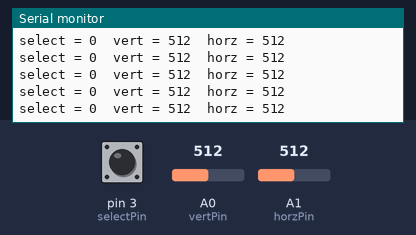
Simulated run of this sketch. Board: Arduino Uno, built with avr-gcc and run on an emulated ATmega328P. On the bench: the last lines printed to the serial monitor. Inputs (shaded band) come from the test bench; at power-on: A1 (horzPin) = 512, A0 (vertPin) = 512, pin 3 (selectPin) LOW.

Above: at 4.2 s.
4.3 s: A1 (horzPin) set to 108
At 4.9 s:
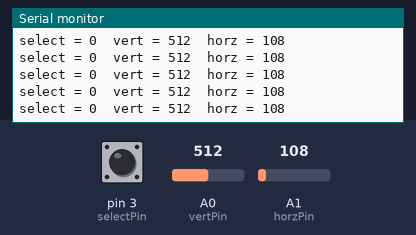
5.8 s: A1 (horzPin) set to 88
At 6.7 s:
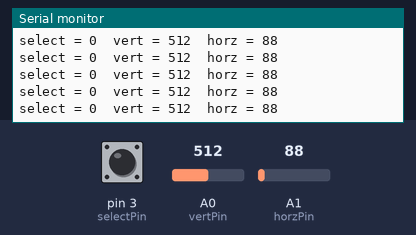
8.8 s: A0 (vertPin) set to 109
At 9.6 s:
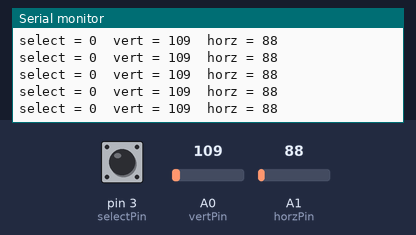
11.8 s: A0 (vertPin) set to 91
At 12.3 s:
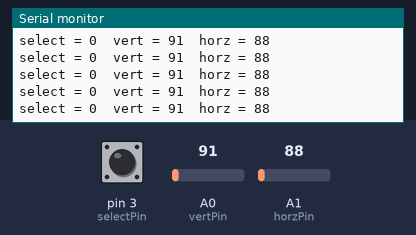
14.8 s: A1 (horzPin) set to 11
At 15.6 s:
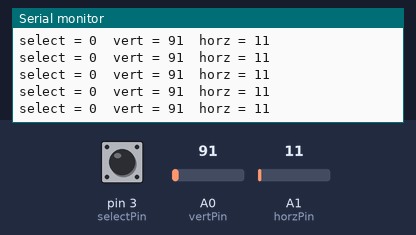
16.3 s: A1 (horzPin) set to 8
At 17.3 s:
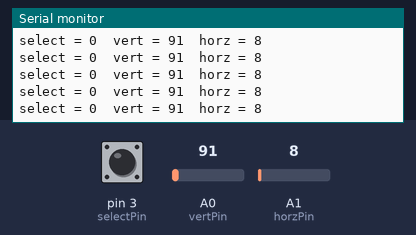
Timing chart, 0 to 19.3 s (numbered marks = the images above; inputs shaded):
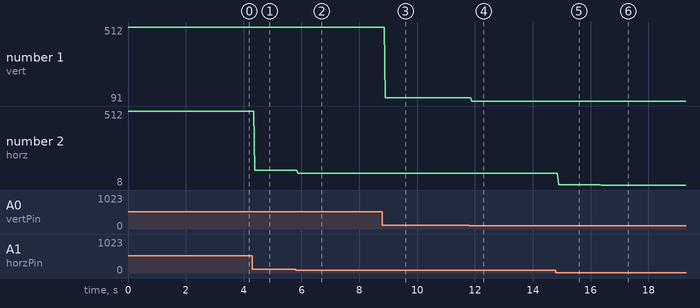

Measured:
- after the input at 4.3 s, the serial monitor: prints a new line after 0.08 s (image 1)
- after the input at 5.8 s, the serial monitor: prints a new line after 0.08 s (image 2)
- after the input at 8.8 s, the serial monitor: prints a new line after 0.10 s (image 3)
- after the input at 11.8 s, the serial monitor: prints a new line after 0.08 s (image 4)
- after the input at 14.8 s, the serial monitor: prints a new line after 0.09 s (image 5)
- after the input at 16.3 s, the serial monitor: prints a new line after 0.08 s (image 6)
- plotted number 1: 512 → 109 after the input at 8.8 s, 109 → 91 after the input at 11.8 s
- plotted number 2: 512 → 108 after the input at 4.3 s, 108 → 88 after the input at 5.8 s, 88 → 11 after the input at 14.8 s, 11 → 8 after the input at 16.3 s

The sketch:

joystick.ino
```cpp
const int selectPin = 3;
const int vertPin = A0;
const int horzPin = A1;

int selectVal = 0;
int vertVal = 0;
int horzVal = 0;

void setup()
{
  pinMode(selectPin, INPUT);
  pinMode(vertPin, INPUT);
  pinMode(horzPin, INPUT);

  Serial.begin(9600);
}

void loop()
{
  selectVal = digitalRead(selectPin);
  vertVal = analogRead(vertPin);
  horzVal = analogRead(horzPin);

  Serial.print("select = ");
  Serial.print(selectVal);
  Serial.print("  vert = ");
  Serial.print(vertVal);
  Serial.print("  horz = ");
  Serial.println(horzVal);
}
```
